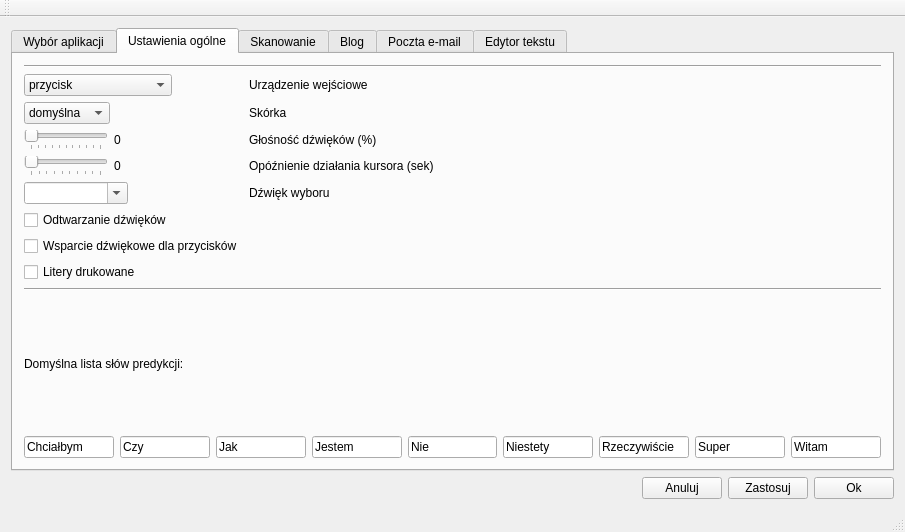
<?xml version="1.0" encoding="UTF-8"?>
<ui version="4.0">
 <class>MainWindow</class>
 <widget class="QMainWindow" name="MainWindow">
  <property name="geometry">
   <rect>
    <x>0</x>
    <y>0</y>
    <width>905</width>
    <height>532</height>
   </rect>
  </property>
  <property name="windowTitle">
   <string>MainWindow</string>
  </property>
  <widget class="QWidget" name="centralWidget">
   <layout class="QGridLayout" name="gridLayout_2">
    <item row="1" column="0">
     <layout class="QHBoxLayout" name="horizontalLayout_7">
      <item>
       <spacer name="horizontalSpacer">
        <property name="orientation">
         <enum>Qt::Horizontal</enum>
        </property>
        <property name="sizeHint" stdset="0">
         <size>
          <width>40</width>
          <height>20</height>
         </size>
        </property>
       </spacer>
      </item>
      <item>
       <widget class="QPushButton" name="pushButton_abort">
        <property name="text">
         <string>Anuluj</string>
        </property>
       </widget>
      </item>
      <item>
       <widget class="QPushButton" name="pushButton_apply">
        <property name="text">
         <string>Zastosuj</string>
        </property>
       </widget>
      </item>
      <item>
       <widget class="QPushButton" name="pushButton_ok">
        <property name="text">
         <string>Ok</string>
        </property>
       </widget>
      </item>
     </layout>
    </item>
    <item row="0" column="0">
     <widget class="QTabWidget" name="tabWidget">
      <property name="sizePolicy">
       <sizepolicy hsizetype="Expanding" vsizetype="Expanding">
        <horstretch>0</horstretch>
        <verstretch>0</verstretch>
       </sizepolicy>
      </property>
      <property name="currentIndex">
       <number>1</number>
      </property>
      <widget class="QWidget" name="tab_selectApps">
       <attribute name="title">
        <string>Wybór aplikacji</string>
       </attribute>
       <widget class="QWidget" name="horizontalLayoutWidget">
        <property name="geometry">
         <rect>
          <x>10</x>
          <y>40</y>
          <width>653</width>
          <height>247</height>
         </rect>
        </property>
        <layout class="QHBoxLayout" name="horizontalLayout_8">
         <item>
          <widget class="QLabel" name="label_4">
           <property name="text">
            <string>&lt;html&gt;&lt;head/&gt;&lt;body&gt;&lt;p&gt;Tutaj możesz wybrać aplikacje, które będą dostępne z poziomu menu głównego.&lt;/p&gt;&lt;/body&gt;&lt;/html&gt;</string>
           </property>
           <property name="wordWrap">
            <bool>true</bool>
           </property>
          </widget>
         </item>
         <item>
          <widget class="Line" name="line_2">
           <property name="orientation">
            <enum>Qt::Vertical</enum>
           </property>
          </widget>
         </item>
         <item>
          <layout class="QVBoxLayout" name="verticalLayout">
           <item>
            <widget class="QLabel" name="label_availableApps">
             <property name="font">
              <font>
               <pointsize>12</pointsize>
               <weight>75</weight>
               <bold>true</bold>
              </font>
             </property>
             <property name="layoutDirection">
              <enum>Qt::LeftToRight</enum>
             </property>
             <property name="text">
              <string>Dostępne aplikacje</string>
             </property>
             <property name="alignment">
              <set>Qt::AlignCenter</set>
             </property>
            </widget>
           </item>
           <item>
            <widget class="QCheckBox" name="checkBox_symboler">
             <property name="text">
              <string>komunikator symboliczny</string>
             </property>
            </widget>
           </item>
           <item>
            <widget class="QCheckBox" name="checkBox_movie">
             <property name="text">
              <string>odtwarzacz filmów</string>
             </property>
            </widget>
           </item>
           <item>
            <widget class="QCheckBox" name="checkBox_audio">
             <property name="text">
              <string>odtwarzacz muzyki</string>
             </property>
            </widget>
           </item>
           <item>
            <widget class="QCheckBox" name="checkBox_viewer">
             <property name="text">
              <string>przeglądarka zdjęć</string>
             </property>
            </widget>
           </item>
           <item>
            <widget class="QCheckBox" name="checkBox_speller">
             <property name="text">
              <string>edytor tekstu</string>
             </property>
            </widget>
           </item>
           <item>
            <widget class="QCheckBox" name="checkBox_email">
             <property name="text">
              <string>poczta e-mail</string>
             </property>
            </widget>
           </item>
           <item>
            <widget class="QCheckBox" name="checkBox_paint">
             <property name="text">
              <string>rysowanie</string>
             </property>
            </widget>
           </item>
           <item>
            <widget class="QCheckBox" name="checkBox_blog">
             <property name="text">
              <string>blog</string>
             </property>
            </widget>
           </item>
          </layout>
         </item>
        </layout>
       </widget>
      </widget>
      <widget class="QWidget" name="tab_generalSettings">
       <attribute name="title">
        <string>Ustawienia ogólne</string>
       </attribute>
       <layout class="QGridLayout" name="gridLayout">
        <item row="0" column="0">
         <layout class="QVBoxLayout" name="verticalLayout_2">
          <item>
           <widget class="Line" name="line">
            <property name="orientation">
             <enum>Qt::Horizontal</enum>
            </property>
           </widget>
          </item>
          <item>
           <layout class="QVBoxLayout" name="verticalLayout_3">
            <item>
             <layout class="QFormLayout" name="formLayout">
              <property name="fieldGrowthPolicy">
               <enum>QFormLayout::AllNonFixedFieldsGrow</enum>
              </property>
              <item row="1" column="0">
               <widget class="QComboBox" name="comboBox_input">
                <item>
                 <property name="text">
                  <string>przycisk</string>
                 </property>
                </item>
                <item>
                 <property name="text">
                  <string>przycisk PISAK</string>
                 </property>
                </item>
                <item>
                 <property name="text">
                  <string>okulograf</string>
                 </property>
                </item>
                <item>
                 <property name="text">
                  <string>tobii</string>
                 </property>
                </item>
                <item>
                 <property name="text">
                  <string>eviacam</string>
                 </property>
                </item>
                <item>
                 <property name="text">
                  <string>myszka</string>
                 </property>
                </item>
                <item>
                 <property name="text">
                  <string>okulograf bez korekcji</string>
                 </property>
                </item>
                <item>
                 <property name="text">
                  <string>okulograf testowy</string>
                 </property>
                </item>
                <item>
                 <property name="text">
                  <string>klawiatura (spacja)</string>
                 </property>
                </item>
               </widget>
              </item>
              <item row="1" column="1">
               <widget class="QLabel" name="label_input">
                <property name="text">
                 <string>Urządzenie wejściowe</string>
                </property>
               </widget>
              </item>
              <item row="2" column="0">
               <widget class="QComboBox" name="comboBox_skin">
                <property name="editable">
                 <bool>false</bool>
                </property>
                <property name="currentText">
                 <string>domyślna</string>
                </property>
                <property name="currentIndex">
                 <number>0</number>
                </property>
                <item>
                 <property name="text">
                  <string>domyślna</string>
                 </property>
                </item>
                <item>
                 <property name="text">
                  <string>turkusowa</string>
                 </property>
                </item>
               </widget>
              </item>
              <item row="2" column="1">
               <widget class="QLabel" name="label_skin">
                <property name="text">
                 <string>Skórka</string>
                </property>
               </widget>
              </item>
              <item row="3" column="0">
               <layout class="QHBoxLayout" name="horizontalLayout">
                <item>
                 <widget class="QSlider" name="horizontalSlider_volume">
                  <property name="maximum">
                   <number>100</number>
                  </property>
                  <property name="orientation">
                   <enum>Qt::Horizontal</enum>
                  </property>
                  <property name="tickPosition">
                   <enum>QSlider::TicksBelow</enum>
                  </property>
                  <property name="tickInterval">
                   <number>10</number>
                  </property>
                 </widget>
                </item>
                <item>
                 <widget class="QLabel" name="label_volumeCounter">
                  <property name="text">
                   <string>0</string>
                  </property>
                 </widget>
                </item>
               </layout>
              </item>
              <item row="3" column="1">
               <widget class="QLabel" name="label_volume">
                <property name="text">
                 <string>Głośność dźwięków (%)</string>
                </property>
               </widget>
              </item>
              <item row="7" column="0">
               <layout class="QHBoxLayout" name="horizontalLayout_2">
                <item>
                 <widget class="QSlider" name="horizontalSlider_spriteTimeout">
                  <property name="minimum">
                   <number>500</number>
                  </property>
                  <property name="maximum">
                   <number>5000</number>
                  </property>
                  <property name="singleStep">
                   <number>500</number>
                  </property>
                  <property name="orientation">
                   <enum>Qt::Horizontal</enum>
                  </property>
                  <property name="tickPosition">
                   <enum>QSlider::TicksBelow</enum>
                  </property>
                  <property name="tickInterval">
                   <number>500</number>
                  </property>
                 </widget>
                </item>
                <item>
                 <widget class="QLabel" name="label_spriteTimeoutCounter">
                  <property name="text">
                   <string>0</string>
                  </property>
                 </widget>
                </item>
               </layout>
              </item>
              <item row="7" column="1">
               <widget class="QLabel" name="label_spriteTimeout">
                <property name="text">
                 <string>Opóźnienie działania kursora (sek)</string>
                </property>
               </widget>
              </item>
              <item row="8" column="0">
               <widget class="QComboBox" name="comboBox_selectSound">
                <property name="editable">
                 <bool>true</bool>
                </property>
                <item>
                 <property name="text">
                  <string/>
                 </property>
                </item>
                <item>
                 <property name="text">
                  <string>selection.wav</string>
                 </property>
                </item>
               </widget>
              </item>
              <item row="8" column="1">
               <widget class="QLabel" name="label_selectSound">
                <property name="text">
                 <string>Dźwięk wyboru</string>
                </property>
               </widget>
              </item>
              <item row="9" column="0">
               <widget class="QCheckBox" name="checkBox_sounds">
                <property name="text">
                 <string>Odtwarzanie dźwięków</string>
                </property>
               </widget>
              </item>
              <item row="10" column="0">
               <widget class="QCheckBox" name="checkBox_buttonSoundSupport">
                <property name="text">
                 <string>Wsparcie dźwiękowe dla przycisków</string>
                </property>
               </widget>
              </item>
              <item row="11" column="0">
               <widget class="QCheckBox" name="checkBox_textCase">
                <property name="text">
                 <string>Litery drukowane</string>
                </property>
               </widget>
              </item>
             </layout>
            </item>
            <item>
             <widget class="Line" name="line_8">
              <property name="orientation">
               <enum>Qt::Horizontal</enum>
              </property>
             </widget>
            </item>
            <item>
             <widget class="QLabel" name="label_prediction">
              <property name="text">
               <string>Domyślna lista słów predykcji:</string>
              </property>
             </widget>
            </item>
            <item>
             <layout class="QHBoxLayout" name="horizontalLayout_12">
              <item>
               <widget class="QLineEdit" name="lineEdit_prediction7">
                <property name="text">
                 <string>Chciałbym</string>
                </property>
               </widget>
              </item>
              <item>
               <widget class="QLineEdit" name="lineEdit_prediction1">
                <property name="text">
                 <string>Czy</string>
                </property>
               </widget>
              </item>
              <item>
               <widget class="QLineEdit" name="lineEdit_prediction8">
                <property name="text">
                 <string>Jak</string>
                </property>
               </widget>
              </item>
              <item>
               <widget class="QLineEdit" name="lineEdit_prediction2">
                <property name="text">
                 <string>Jestem</string>
                </property>
               </widget>
              </item>
              <item>
               <widget class="QLineEdit" name="lineEdit_prediction3">
                <property name="text">
                 <string>Nie</string>
                </property>
               </widget>
              </item>
              <item>
               <widget class="QLineEdit" name="lineEdit_prediction4">
                <property name="text">
                 <string>Niestety</string>
                </property>
               </widget>
              </item>
              <item>
               <widget class="QLineEdit" name="lineEdit_prediction5">
                <property name="text">
                 <string>Rzeczywiście</string>
                </property>
               </widget>
              </item>
              <item>
               <widget class="QLineEdit" name="lineEdit_prediction6">
                <property name="text">
                 <string>Super</string>
                </property>
               </widget>
              </item>
              <item>
               <widget class="QLineEdit" name="lineEdit_prediction9">
                <property name="text">
                 <string>Witam</string>
                </property>
               </widget>
              </item>
             </layout>
            </item>
           </layout>
          </item>
         </layout>
        </item>
       </layout>
      </widget>
      <widget class="QWidget" name="tab">
       <attribute name="title">
        <string>Skanowanie</string>
       </attribute>
       <widget class="QWidget" name="verticalLayoutWidget_2">
        <property name="geometry">
         <rect>
          <x>20</x>
          <y>10</y>
          <width>701</width>
          <height>299</height>
         </rect>
        </property>
        <layout class="QHBoxLayout" name="horizontalLayout_9">
         <item>
          <widget class="QLabel" name="label_5">
           <property name="text">
            <string>&lt;html&gt;&lt;head/&gt;&lt;body&gt;&lt;p&gt;Tutaj możesz dostosować parametry skanowania. Ustawienia odniosą efekt tylko w przypadku gdy włączony zostanie tryb obsługi progamu za pomocą skanowania.&lt;/p&gt;&lt;/body&gt;&lt;/html&gt;</string>
           </property>
           <property name="wordWrap">
            <bool>true</bool>
           </property>
          </widget>
         </item>
         <item>
          <spacer name="verticalSpacer_4">
           <property name="orientation">
            <enum>Qt::Horizontal</enum>
           </property>
           <property name="sizeHint" stdset="0">
            <size>
             <width>40</width>
             <height>20</height>
            </size>
           </property>
          </spacer>
         </item>
         <item>
          <widget class="Line" name="line_3">
           <property name="orientation">
            <enum>Qt::Vertical</enum>
           </property>
          </widget>
         </item>
         <item>
          <spacer name="verticalSpacer_3">
           <property name="orientation">
            <enum>Qt::Horizontal</enum>
           </property>
           <property name="sizeHint" stdset="0">
            <size>
             <width>40</width>
             <height>20</height>
            </size>
           </property>
          </spacer>
         </item>
         <item>
          <layout class="QFormLayout" name="formLayout_5">
           <property name="fieldGrowthPolicy">
            <enum>QFormLayout::AllNonFixedFieldsGrow</enum>
           </property>
           <item row="0" column="0">
            <layout class="QHBoxLayout" name="horizontalLayout_3">
             <item>
              <widget class="QSlider" name="horizontalSlider_cycleCount">
               <property name="minimum">
                <number>1</number>
               </property>
               <property name="maximum">
                <number>5</number>
               </property>
               <property name="orientation">
                <enum>Qt::Horizontal</enum>
               </property>
               <property name="tickPosition">
                <enum>QSlider::TicksBelow</enum>
               </property>
               <property name="tickInterval">
                <number>1</number>
               </property>
              </widget>
             </item>
             <item>
              <widget class="QLabel" name="label_cycleCountCounter">
               <property name="text">
                <string>0</string>
               </property>
              </widget>
             </item>
            </layout>
           </item>
           <item row="0" column="1">
            <widget class="QLabel" name="label_cycleCount">
             <property name="text">
              <string>Liczba cykli skanowania</string>
             </property>
            </widget>
           </item>
           <item row="1" column="0">
            <layout class="QHBoxLayout" name="horizontalLayout_4">
             <item>
              <widget class="QSlider" name="horizontalSlider_interval">
               <property name="minimum">
                <number>500</number>
               </property>
               <property name="maximum">
                <number>5000</number>
               </property>
               <property name="singleStep">
                <number>500</number>
               </property>
               <property name="orientation">
                <enum>Qt::Horizontal</enum>
               </property>
               <property name="tickPosition">
                <enum>QSlider::TicksBelow</enum>
               </property>
               <property name="tickInterval">
                <number>500</number>
               </property>
              </widget>
             </item>
             <item>
              <widget class="QLabel" name="label_intervalCounter">
               <property name="text">
                <string>0</string>
               </property>
              </widget>
             </item>
            </layout>
           </item>
           <item row="1" column="1">
            <widget class="QLabel" name="label_interval">
             <property name="text">
              <string>Interwał skanowania (sek)</string>
             </property>
            </widget>
           </item>
           <item row="2" column="0">
            <layout class="QHBoxLayout" name="horizontalLayout_5">
             <item>
              <widget class="QSlider" name="horizontalSlider_startUpLag">
               <property name="maximum">
                <number>5000</number>
               </property>
               <property name="singleStep">
                <number>500</number>
               </property>
               <property name="orientation">
                <enum>Qt::Horizontal</enum>
               </property>
               <property name="tickPosition">
                <enum>QSlider::TicksBelow</enum>
               </property>
               <property name="tickInterval">
                <number>500</number>
               </property>
              </widget>
             </item>
             <item>
              <widget class="QLabel" name="label_startUpLagCounter">
               <property name="text">
                <string>0</string>
               </property>
              </widget>
             </item>
            </layout>
           </item>
           <item row="2" column="1">
            <widget class="QLabel" name="label_startUpLag">
             <property name="text">
              <string>Opóźnienie startu skanowania (sek)</string>
             </property>
            </widget>
           </item>
           <item row="3" column="0">
            <layout class="QHBoxLayout" name="horizontalLayout_6">
             <item>
              <widget class="QSlider" name="horizontalSlider_selectLag">
               <property name="maximum">
                <number>5000</number>
               </property>
               <property name="singleStep">
                <number>500</number>
               </property>
               <property name="orientation">
                <enum>Qt::Horizontal</enum>
               </property>
               <property name="tickPosition">
                <enum>QSlider::TicksBelow</enum>
               </property>
               <property name="tickInterval">
                <number>500</number>
               </property>
              </widget>
             </item>
             <item>
              <widget class="QLabel" name="label_selectLagCounter">
               <property name="sizePolicy">
                <sizepolicy hsizetype="Preferred" vsizetype="Preferred">
                 <horstretch>0</horstretch>
                 <verstretch>0</verstretch>
                </sizepolicy>
               </property>
               <property name="text">
                <string>0</string>
               </property>
              </widget>
             </item>
            </layout>
           </item>
           <item row="3" column="1">
            <widget class="QLabel" name="label_selectLag">
             <property name="text">
              <string>Opóźnienie wykonania czynności po wyborze (sek)</string>
             </property>
            </widget>
           </item>
           <item row="4" column="0">
            <widget class="QComboBox" name="comboBox_reactOn">
             <item>
              <property name="text">
               <string>wciśnięcie</string>
              </property>
             </item>
             <item>
              <property name="text">
               <string>odpuszczenie</string>
              </property>
             </item>
            </widget>
           </item>
           <item row="4" column="1">
            <widget class="QLabel" name="label_reactOn">
             <property name="text">
              <string>Reakcja przycisku na</string>
             </property>
            </widget>
           </item>
           <item row="6" column="0">
            <widget class="QComboBox" name="comboBox_scanSound">
             <property name="editable">
              <bool>true</bool>
             </property>
             <item>
              <property name="text">
               <string/>
              </property>
             </item>
             <item>
              <property name="text">
               <string>scan.wav</string>
              </property>
             </item>
            </widget>
           </item>
           <item row="6" column="1">
            <widget class="QLabel" name="label_scanSound">
             <property name="text">
              <string>Dźwięk skanowania</string>
             </property>
            </widget>
           </item>
          </layout>
         </item>
        </layout>
       </widget>
      </widget>
      <widget class="QWidget" name="tab_blogSettings">
       <attribute name="title">
        <string>Blog</string>
       </attribute>
       <widget class="QWidget" name="horizontalLayoutWidget_3">
        <property name="geometry">
         <rect>
          <x>20</x>
          <y>10</y>
          <width>804</width>
          <height>320</height>
         </rect>
        </property>
        <layout class="QHBoxLayout" name="horizontalLayout_11">
         <item>
          <widget class="QLabel" name="label_8">
           <property name="text">
            <string>&lt;html&gt;&lt;head/&gt;&lt;body&gt;&lt;p&gt;Podaj ustawienia swojego bloga, a następnie wciśnij przycisk &amp;quot;Testuj połączenie&amp;quot; aby sprawdzić poprawność wpisanych danych i stan połączenia z serwerem.&lt;/p&gt;&lt;p&gt;Jeśli nie masz jeszcze swojego bloga, a chciałbyś go założyć, skontaktuj się z obsługą techniczną projektu PISAK.&lt;/p&gt;&lt;p&gt;Możesz także podać adresy inych blogów, które chcesz śledzić i przeglądać w ramach aplikacji.&lt;/p&gt;&lt;/body&gt;&lt;/html&gt;</string>
           </property>
           <property name="wordWrap">
            <bool>true</bool>
           </property>
          </widget>
         </item>
         <item>
          <spacer name="horizontalSpacer_5">
           <property name="orientation">
            <enum>Qt::Horizontal</enum>
           </property>
           <property name="sizeHint" stdset="0">
            <size>
             <width>40</width>
             <height>20</height>
            </size>
           </property>
          </spacer>
         </item>
         <item>
          <widget class="Line" name="line_7">
           <property name="orientation">
            <enum>Qt::Vertical</enum>
           </property>
          </widget>
         </item>
         <item>
          <spacer name="horizontalSpacer_4">
           <property name="orientation">
            <enum>Qt::Horizontal</enum>
           </property>
           <property name="sizeHint" stdset="0">
            <size>
             <width>40</width>
             <height>20</height>
            </size>
           </property>
          </spacer>
         </item>
         <item>
          <layout class="QVBoxLayout" name="verticalLayout_4">
           <item>
            <layout class="QFormLayout" name="formLayout_2">
             <property name="fieldGrowthPolicy">
              <enum>QFormLayout::AllNonFixedFieldsGrow</enum>
             </property>
             <item row="0" column="0">
              <widget class="QLineEdit" name="lineEdit_blogUsername"/>
             </item>
             <item row="0" column="1">
              <widget class="QLabel" name="label_blogUsername">
               <property name="text">
                <string>Nazwa użytkownika</string>
               </property>
              </widget>
             </item>
             <item row="1" column="0">
              <widget class="QLineEdit" name="lineEdit_blogPassword">
               <property name="echoMode">
                <enum>QLineEdit::Password</enum>
               </property>
              </widget>
             </item>
             <item row="1" column="1">
              <widget class="QLabel" name="label_blogPassword">
               <property name="text">
                <string>Hasło</string>
               </property>
              </widget>
             </item>
             <item row="2" column="0">
              <widget class="QLineEdit" name="lineEdit_blogURL"/>
             </item>
             <item row="2" column="1">
              <widget class="QLabel" name="label_blogURL">
               <property name="text">
                <string>Adres URL bloga</string>
               </property>
              </widget>
             </item>
             <item row="3" column="0">
              <widget class="QLineEdit" name="lineEdit_blogTitle"/>
             </item>
             <item row="3" column="1">
              <widget class="QLabel" name="label_blogTitle">
               <property name="text">
                <string>Tytuł bloga</string>
               </property>
              </widget>
             </item>
             <item row="4" column="1">
              <widget class="QPushButton" name="pushButton_blogTest">
               <property name="text">
                <string>Testuj połączenie</string>
               </property>
              </widget>
             </item>
            </layout>
           </item>
           <item>
            <widget class="Line" name="line_4">
             <property name="orientation">
              <enum>Qt::Horizontal</enum>
             </property>
            </widget>
           </item>
           <item>
            <widget class="QLabel" name="label">
             <property name="font">
              <font>
               <pointsize>12</pointsize>
               <weight>75</weight>
               <bold>true</bold>
              </font>
             </property>
             <property name="text">
              <string>Śledzone blogi:</string>
             </property>
            </widget>
           </item>
           <item>
            <widget class="QScrollArea" name="scrollArea_followedBlogs">
             <property name="widgetResizable">
              <bool>true</bool>
             </property>
             <widget class="QWidget" name="scrollAreaWidgetContents_followedBlogs">
              <property name="geometry">
               <rect>
                <x>0</x>
                <y>0</y>
                <width>356</width>
                <height>78</height>
               </rect>
              </property>
              <layout class="QGridLayout" name="gridLayout_followedBlogs"/>
             </widget>
            </widget>
           </item>
           <item>
            <layout class="QHBoxLayout" name="horizontalLayout_13">
             <item>
              <spacer name="horizontalSpacer_6">
               <property name="orientation">
                <enum>Qt::Horizontal</enum>
               </property>
               <property name="sizeHint" stdset="0">
                <size>
                 <width>60</width>
                 <height>20</height>
                </size>
               </property>
              </spacer>
             </item>
             <item>
              <widget class="QPushButton" name="pushButton_addFollowedBlog">
               <property name="minimumSize">
                <size>
                 <width>290</width>
                 <height>0</height>
                </size>
               </property>
               <property name="text">
                <string>Dodaj blog</string>
               </property>
              </widget>
             </item>
            </layout>
           </item>
          </layout>
         </item>
        </layout>
       </widget>
      </widget>
      <widget class="QWidget" name="tab_emailSettings">
       <attribute name="title">
        <string>Poczta e-mail</string>
       </attribute>
       <widget class="QWidget" name="horizontalLayoutWidget_2">
        <property name="geometry">
         <rect>
          <x>20</x>
          <y>20</y>
          <width>711</width>
          <height>291</height>
         </rect>
        </property>
        <layout class="QHBoxLayout" name="horizontalLayout_10">
         <item>
          <widget class="QLabel" name="label_7">
           <property name="text">
            <string>&lt;html&gt;&lt;head/&gt;&lt;body&gt;&lt;p&gt;Wypełnij ustawienia skrzynki e-mail, a następnie wciśnij przycisk &amp;quot;Testuj połączenie&amp;quot; aby nawiązać połączenie z serwerem pocztowym i sprawdzić podaną konfigurację.&lt;/p&gt;&lt;p&gt;Serwer IMAP to serwer poczty przychodzącej, a serwer SMTP to serwer poczty wychodzącej.&lt;/p&gt;&lt;/body&gt;&lt;/html&gt;</string>
           </property>
           <property name="wordWrap">
            <bool>true</bool>
           </property>
          </widget>
         </item>
         <item>
          <spacer name="horizontalSpacer_2">
           <property name="orientation">
            <enum>Qt::Horizontal</enum>
           </property>
           <property name="sizeHint" stdset="0">
            <size>
             <width>40</width>
             <height>20</height>
            </size>
           </property>
          </spacer>
         </item>
         <item>
          <widget class="Line" name="line_6">
           <property name="orientation">
            <enum>Qt::Vertical</enum>
           </property>
          </widget>
         </item>
         <item>
          <spacer name="horizontalSpacer_3">
           <property name="orientation">
            <enum>Qt::Horizontal</enum>
           </property>
           <property name="sizeHint" stdset="0">
            <size>
             <width>40</width>
             <height>20</height>
            </size>
           </property>
          </spacer>
         </item>
         <item>
          <layout class="QFormLayout" name="formLayout_3">
           <property name="fieldGrowthPolicy">
            <enum>QFormLayout::AllNonFixedFieldsGrow</enum>
           </property>
           <item row="0" column="0">
            <widget class="QLineEdit" name="lineEdit_emailAddress"/>
           </item>
           <item row="0" column="1">
            <widget class="QLabel" name="label_emailAddress">
             <property name="text">
              <string>Adres e-mail</string>
             </property>
            </widget>
           </item>
           <item row="1" column="0">
            <widget class="QLineEdit" name="lineEdit_emailPassword">
             <property name="echoMode">
              <enum>QLineEdit::Password</enum>
             </property>
            </widget>
           </item>
           <item row="1" column="1">
            <widget class="QLabel" name="label_emailPassword">
             <property name="text">
              <string>Hasło</string>
             </property>
            </widget>
           </item>
           <item row="2" column="0">
            <widget class="QLineEdit" name="lineEdit_emailSentFolder"/>
           </item>
           <item row="2" column="1">
            <widget class="QLabel" name="label_emailSentFolder">
             <property name="text">
              <string>Folder wysłanych</string>
             </property>
            </widget>
           </item>
           <item row="3" column="0">
            <widget class="QLineEdit" name="lineEdit_emailIMAPServer"/>
           </item>
           <item row="3" column="1">
            <widget class="QLabel" name="label_2">
             <property name="text">
              <string>Adres serwera IMAP</string>
             </property>
            </widget>
           </item>
           <item row="4" column="0">
            <widget class="QComboBox" name="comboBox_emailPortIMAP">
             <property name="editable">
              <bool>true</bool>
             </property>
             <item>
              <property name="text">
               <string>993</string>
              </property>
             </item>
             <item>
              <property name="text">
               <string>143</string>
              </property>
             </item>
            </widget>
           </item>
           <item row="4" column="1">
            <widget class="QLabel" name="label_emailPortIMAP">
             <property name="text">
              <string>Port serwera IMAP</string>
             </property>
            </widget>
           </item>
           <item row="5" column="0">
            <widget class="QLineEdit" name="lineEdit_emailSMTPServer"/>
           </item>
           <item row="5" column="1">
            <widget class="QLabel" name="label_3">
             <property name="text">
              <string>Adres serwera SMTP</string>
             </property>
            </widget>
           </item>
           <item row="7" column="0">
            <widget class="QComboBox" name="comboBox_emailPortSMTP">
             <property name="editable">
              <bool>true</bool>
             </property>
             <item>
              <property name="text">
               <string>465</string>
              </property>
             </item>
             <item>
              <property name="text">
               <string>587</string>
              </property>
             </item>
             <item>
              <property name="text">
               <string>25</string>
              </property>
             </item>
            </widget>
           </item>
           <item row="7" column="1">
            <widget class="QLabel" name="label_emailPortSMTP">
             <property name="text">
              <string>Port serwera SMTP</string>
             </property>
            </widget>
           </item>
           <item row="8" column="1">
            <widget class="QPushButton" name="pushButton_emailTest">
             <property name="text">
              <string>Testuj połączenie</string>
             </property>
            </widget>
           </item>
          </layout>
         </item>
        </layout>
       </widget>
      </widget>
      <widget class="QWidget" name="tab_spellerSettings">
       <attribute name="title">
        <string>Edytor tekstu</string>
       </attribute>
       <widget class="QWidget" name="verticalLayoutWidget_4">
        <property name="geometry">
         <rect>
          <x>40</x>
          <y>20</y>
          <width>521</width>
          <height>271</height>
         </rect>
        </property>
        <layout class="QVBoxLayout" name="verticalLayout_6">
         <item>
          <widget class="QLabel" name="label_6">
           <property name="text">
            <string>&lt;html&gt;&lt;head/&gt;&lt;body&gt;&lt;p&gt;Domyślny układ klawiatury to tzw. układ QWERTY, odpowiadający rozłożeniu przycisków na standardowej klawiaturze komputerowej.&lt;/p&gt;&lt;p&gt;W przypadku układu alfabetycznego klawisze są ułożone alfabetycznie, tzn. w przypadku użycia systemu skanowania czas dojścia do pola z literą &amp;quot;a&amp;quot; jest najkrótszy, a do pola z literą &amp;quot;z&amp;quot; najdłuższy.&lt;/p&gt;&lt;p&gt;Układ częstotliwościowy segreguje litery zgodnie z częstością ich występowania w języku polskim.&lt;/p&gt;&lt;/body&gt;&lt;/html&gt;</string>
           </property>
           <property name="wordWrap">
            <bool>true</bool>
           </property>
          </widget>
         </item>
         <item>
          <spacer name="verticalSpacer">
           <property name="orientation">
            <enum>Qt::Vertical</enum>
           </property>
           <property name="sizeHint" stdset="0">
            <size>
             <width>20</width>
             <height>40</height>
            </size>
           </property>
          </spacer>
         </item>
         <item>
          <widget class="Line" name="line_5">
           <property name="orientation">
            <enum>Qt::Horizontal</enum>
           </property>
          </widget>
         </item>
         <item>
          <spacer name="verticalSpacer_2">
           <property name="orientation">
            <enum>Qt::Vertical</enum>
           </property>
           <property name="sizeHint" stdset="0">
            <size>
             <width>20</width>
             <height>40</height>
            </size>
           </property>
          </spacer>
         </item>
         <item>
          <layout class="QFormLayout" name="formLayout_4">
           <property name="fieldGrowthPolicy">
            <enum>QFormLayout::AllNonFixedFieldsGrow</enum>
           </property>
           <item row="1" column="0">
            <widget class="QComboBox" name="comboBox_spellerLayout">
             <item>
              <property name="text">
               <string>domyślny</string>
              </property>
             </item>
             <item>
              <property name="text">
               <string>alfabetyczny</string>
              </property>
             </item>
             <item>
              <property name="text">
               <string>częstotliwościowy</string>
              </property>
             </item>
            </widget>
           </item>
           <item row="1" column="1">
            <widget class="QLabel" name="label_spellerLayout">
             <property name="text">
              <string>Układ klawiatury</string>
             </property>
            </widget>
           </item>
          </layout>
         </item>
        </layout>
       </widget>
      </widget>
     </widget>
    </item>
   </layout>
  </widget>
  <widget class="QMenuBar" name="menuBar">
   <property name="geometry">
    <rect>
     <x>0</x>
     <y>0</y>
     <width>905</width>
     <height>25</height>
    </rect>
   </property>
  </widget>
  <widget class="QToolBar" name="mainToolBar">
   <attribute name="toolBarArea">
    <enum>TopToolBarArea</enum>
   </attribute>
   <attribute name="toolBarBreak">
    <bool>false</bool>
   </attribute>
  </widget>
  <widget class="QStatusBar" name="statusBar"/>
 </widget>
 <layoutdefault spacing="6" margin="11"/>
 <resources/>
 <connections/>
</ui>
